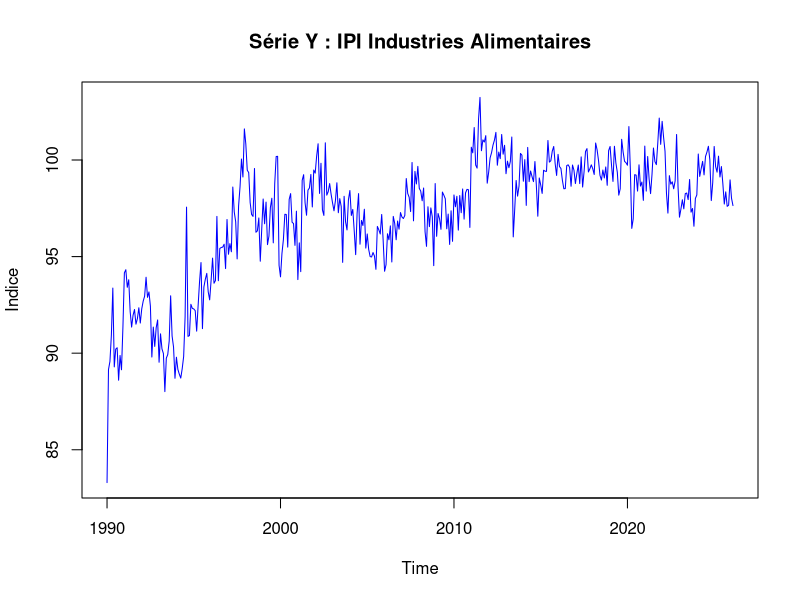
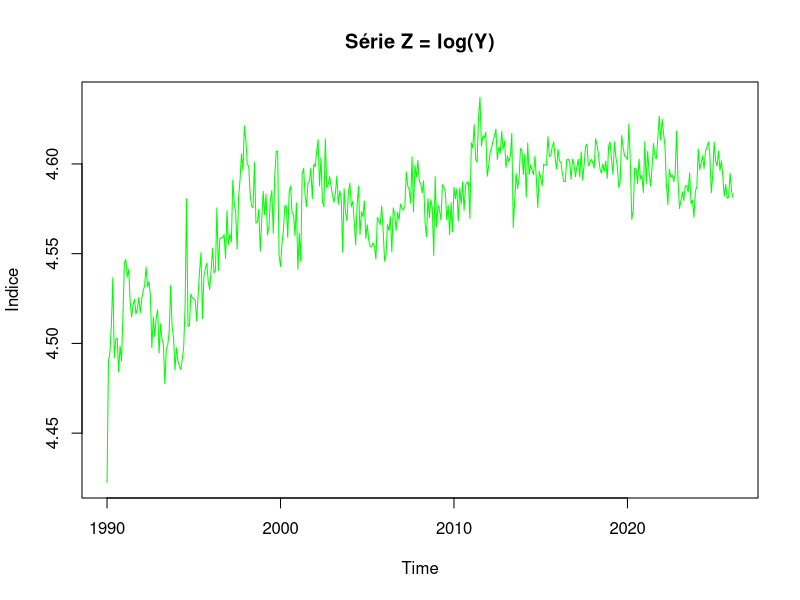
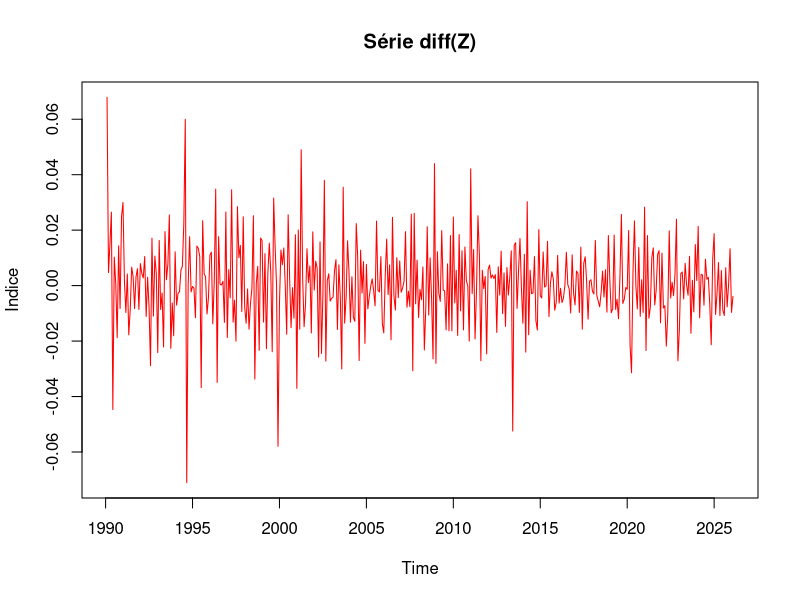
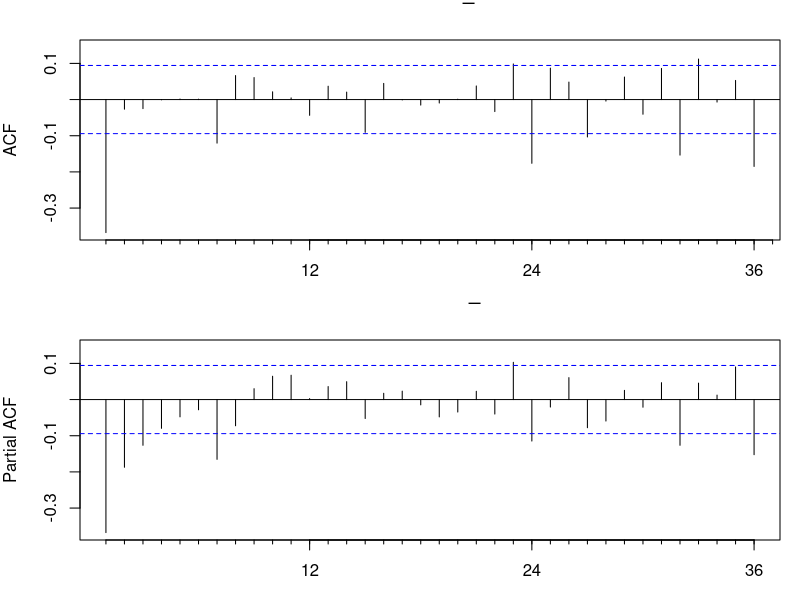
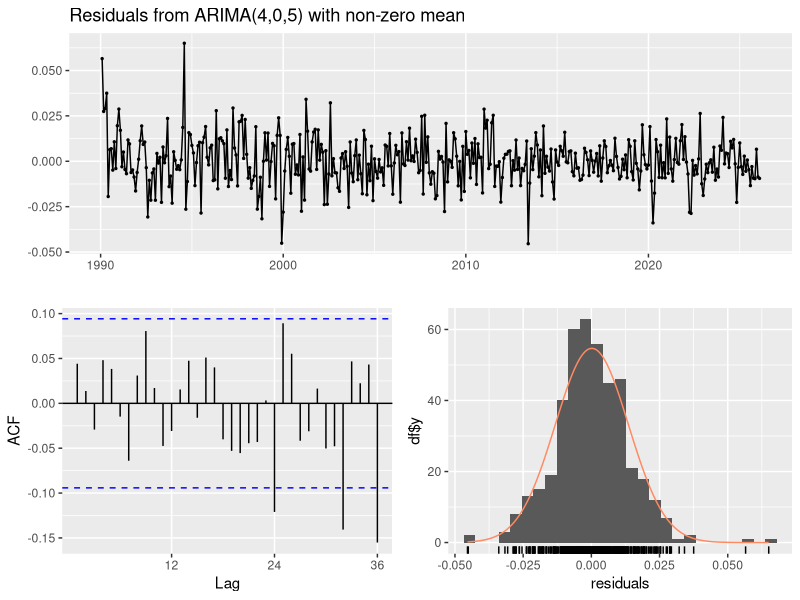
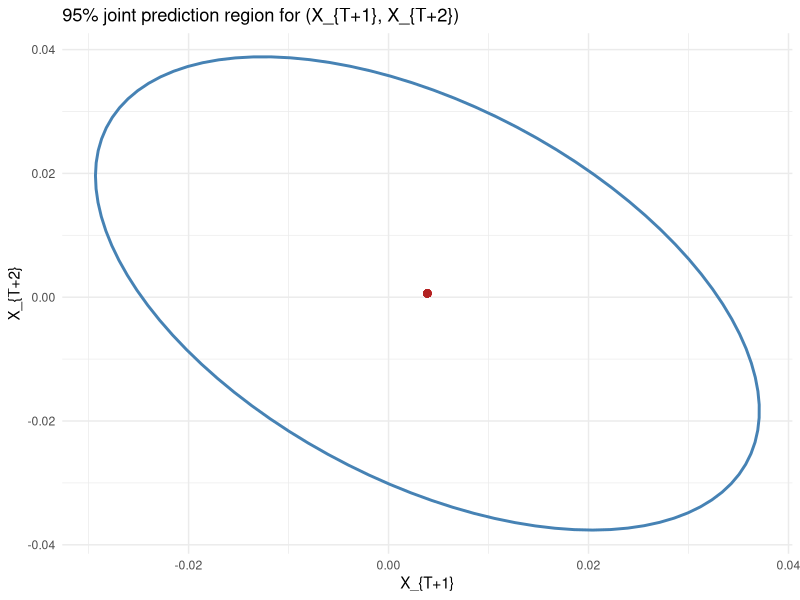

These charts were generated, in order, by the following R code:
## ---- chunk 1
knitr::opts_chunk$set(
  echo = TRUE,
  warning = TRUE,
  message = TRUE,
  fig.align = "center",
  fig.width = 10,
  fig.height = 6
)

required_pkgs <- c(
  "readr", "dplyr", "ggplot2", "lubridate", 
  "forecast", "tseries", "ellipse", "knitr"
)

missing_pkgs <- required_pkgs[!vapply(required_pkgs, requireNamespace, logical(1), quietly = TRUE)]
if (length(missing_pkgs) > 0) {
  install.packages(missing_pkgs, repos = "https://cloud.r-project.org")
}

library(dplyr)
library(ggplot2)
library(tseries)
library(forecast)
library(knitr)

## ---- chunk 2

df <- read.csv("data/valeurs_mensuelles.csv", sep = ";", skip = 4, header = FALSE, stringsAsFactors = FALSE)

df <- df[, 1:2]
colnames(df) <- c("date_brute", "valeur")

df <- df[df$valeur != "" & !is.na(df$valeur), ]

# On ajoute "-01" pour créer un format AAAA-MM-JJ lisible par R
df$date <- as.Date(paste0(df$date_brute, "-01"))
df <- df[order(df$date), ]

# On récupère l'année et le mois de début
start_y <- as.numeric(format(df$date[1], "%Y"))
start_m <- as.numeric(format(df$date[1], "%m"))

Y <- ts(df$valeur, start = c(start_y, start_m), frequency = 12)

plot(Y, main = "Série Y : IPI Industries Alimentaires", ylab = "Indice", col = "blue")
## ---- chunk 3
Z <- log(Y)
plot(Z, main = "Série Z = log(Y)", ylab = "Indice", col = "green")
## ---- chunk 4
X <- diff(Z, differences = 1)
plot(X, main = "Série diff(Z)", ylab = "Indice", col = "red")
## ---- chunk 5
adf.test(X)
kpss.test(X)
## ---- chunk 6
op <- par(mfrow = c(2, 1), mar = c(3, 4, 2, 1))
forecast::Acf(X, lag.max = 36, main = "ACF of X_t")
forecast::Pacf(X, lag.max = 36, main = "PACF of X_t")
par(op)
## ---- chunk 7
max_p <- 5
max_q <- 5

grid <- expand.grid(p = 0:max_p, q = 0:max_q) %>%
  rowwise() %>%
  mutate(
    fit = list(tryCatch(
      Arima(X, order = c(p, 0, q), include.mean = TRUE),
      error = function(e) NULL
    )),
    aic = ifelse(is.null(fit), NA, AIC(fit)),
    bic = ifelse(is.null(fit), NA, BIC(fit))
  ) %>%
  ungroup() %>%
  arrange(aic)

grid %>%
  filter(!is.na(aic)) %>%
  select(p, q, aic, bic) %>%
  head(5) %>%
  kable()

best_row <- grid %>% filter(!is.na(aic)) %>% slice(1)
best_fit <- best_row$fit[[1]]
best_row %>% select(p, q, aic, bic) %>% kable()
## ---- chunk 8
coef <- best_fit$coef
se <- sqrt(diag(best_fit$var.coef))
coef_tbl <- tibble::tibble(
  term = names(coef),
  estimate = unname(coef),
  std_error = unname(se),
  t_value = unname(coef / se)
) %>%
  mutate(across(where(is.numeric), ~ round(.x, 4)))

coef_tbl %>% kable()
## ---- chunk 9
checkresiduals(best_fit, test = FALSE)
## ---- chunk 10
res <- residuals(best_fit)
lb_test <- Box.test(res, lag = 24, type = "Ljung-Box", fitdf = sum(best_fit$arma[1:4]))
jb_test <- tseries::jarque.bera.test(res)
## ---- chunk 11
alpha <- 0.95

pred <- predict(best_fit, n.ahead = 2)
mu <- as.numeric(pred$pred)

# Extract AR and MA coefficients for psi1
ar <- if (!is.null(best_fit$model$phi)) best_fit$model$phi else numeric(0)
ma <- if (!is.null(best_fit$model$theta)) best_fit$model$theta else numeric(0)
psi1 <- if (length(ar) == 0 && length(ma) == 0) 0 else ARMAtoMA(ar, ma, lag.max = 1)[1]

sigma2 <- best_fit$sigma2
Sigma <- matrix(
  c(sigma2, sigma2 * psi1, sigma2 * psi1, sigma2 * (1 + psi1^2)),
  nrow = 2
)

ell <- as.data.frame(ellipse::ellipse(Sigma, centre = mu, level = alpha))
colnames(ell) <- c("X_T1", "X_T2")

corr12 <- Sigma[1, 2] / sqrt(Sigma[1, 1] * Sigma[2, 2])

p <- ggplot(ell, aes(x = X_T1, y = X_T2)) +
  geom_path(color = "steelblue", linewidth = 1) +
  geom_point(aes(x = mu[1], y = mu[2]), color = "firebrick", size = 2) +
  labs(
    title = "95% joint prediction region for (X_{T+1}, X_{T+2})",
    x = "X_{T+1}",
    y = "X_{T+2}"
  ) +
  theme_minimal()

p
## ---- chunk 12
code_chunks <- knitr::knit_code$get()
code_text <- unlist(code_chunks, use.names = FALSE)

cat("```r\n")
cat(paste(code_text, collapse = "\n\n"))
cat("\n```\n")
